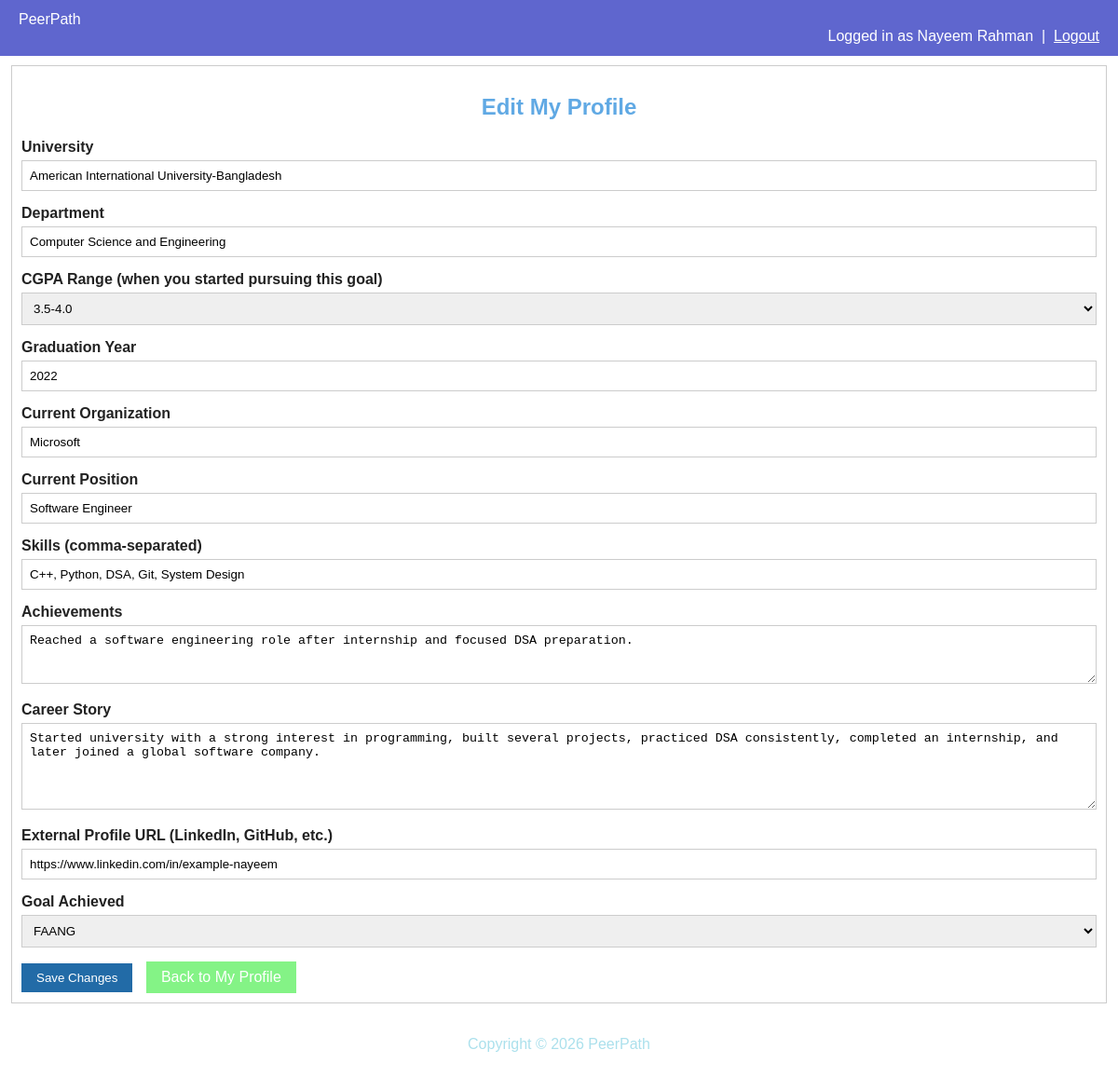
The app's page /mentor_profile_edit.php (signed in) with its own data.
### tables this page shows
CREATE TABLE mentor_profiles (
    user_id              INT PRIMARY KEY,
    university           VARCHAR(150),
    department           VARCHAR(100),
    cgpa_range           ENUM('<2.5','2.5-3.0','3.0-3.5','3.5-4.0'),  
    graduation_year      YEAR,
    current_organization VARCHAR(150),
    current_position     VARCHAR(150),
    skills               VARCHAR(255),
    achievements         TEXT,
    career_story         TEXT,            
    external_profile_url VARCHAR(255),     
    goal_achieved        ENUM('FAANG','MS_Abroad','PhD_Abroad','PhD_Local',
                               'Research','Startup','Government','Other'),
    verification_status  ENUM('pending','verified','rejected') DEFAULT 'pending',
    FOREIGN KEY (user_id) REFERENCES users(user_id) ON DELETE CASCADE
);

### mentor_profile_edit.php (the view, shortened to what this page needs)
<?php
include("db.php");
$userId = $_SESSION["user_id"];
$stmt = mysqli_prepare($conn, "SELECT * FROM mentor_profiles WHERE user_id = ?");
mysqli_stmt_bind_param($stmt, "i", $userId);
mysqli_stmt_execute($stmt);
$current = mysqli_fetch_assoc(mysqli_stmt_get_result($stmt));
$university          = $current["university"];
$department          = $current["department"];
$cgpaRange           = $current["cgpa_range"];
$graduationYear      = $current["graduation_year"];
$currentOrganization = $current["current_organization"];
$currentPosition     = $current["current_position"];
$skills              = $current["skills"];
$achievements        = $current["achievements"];
$careerStory         = $current["career_story"];
$externalProfileUrl  = $current["external_profile_url"];
$goalAchieved        = $current["goal_achieved"];
$cgpaOptions = ["<2.5", "2.5-3.0", "3.0-3.5", "3.5-4.0"];
$goalOptions = ["FAANG", "MS_Abroad", "PhD_Abroad", "PhD_Local", "Research", "Startup", "Government", "Other"];
?>
<!DOCTYPE html>
<html>
<head>
    <link rel="stylesheet" href="style.css">
</head>
<body>
<div class="navbar">
    <div class="nav-links">
        <a href="mentor_dashboard.php">PeerPath</a>
    </div>
    <div class="nav-user">
        Logged in as <?php echo htmlspecialchars($_SESSION["full_name"]); ?>
        &nbsp;|&nbsp;
        <a href="logout.php">Logout</a>
    </div>
</div>
<div class="container">
    <div class="card">
        <h2>Edit My Profile</h2>
        <form method="post">
            <div class="form-group">
                <label>University</label>
                <input type="text" name="university" value="<?php echo htmlspecialchars($university); ?>">
            </div>
            <div class="form-group">
                <label>Department</label>
                <input type="text" name="department" value="<?php echo htmlspecialchars($department); ?>">
            </div>
            <div class="form-group">
                <label>CGPA Range (when you started pursuing this goal)</label>
                <select name="cgpa_range">
                    <?php foreach ($cgpaOptions as $option): ?>
                        <option value="<?php echo $option; ?>" <?php echo ($cgpaRange == $option) ? "selected" : ""; ?>>
                            <?php echo $option; ?>
                        </option>
                    <?php endforeach; ?>
                </select>
            </div>
            <div class="form-group">
                <label>Graduation Year</label>
                <input type="number" name="graduation_year" value="<?php echo htmlspecialchars($graduationYear); ?>">
            </div>
            <div class="form-group">
                <label>Current Organization</label>
                <input type="text" name="current_organization" value="<?php echo htmlspecialchars($currentOrganization); ?>">
            </div>
            <div class="form-group">
                <label>Current Position</label>
                <input type="text" name="current_position" value="<?php echo htmlspecialchars($currentPosition); ?>">
            </div>
            <div class="form-group">
                <label>Skills (comma-separated)</label>
                <input type="text" name="skills" value="<?php echo htmlspecialchars($skills); ?>">
            </div>
            <div class="form-group">
                <label>Achievements</label>
                <textarea name="achievements" rows="3"><?php echo htmlspecialchars($achievements); ?></textarea>
            </div>
            <div class="form-group">
                <label>Career Story</label>
                <textarea name="career_story" rows="5"><?php echo htmlspecialchars($careerStory); ?></textarea>
            </div>
            <div class="form-group">
                <label>External Profile URL (LinkedIn, GitHub, etc.)</label>
                <input type="text" name="external_profile_url" value="<?php echo htmlspecialchars($externalProfileUrl); ?>">
            </div>
            <div class="form-group">
                <label>Goal Achieved</label>
                <select name="goal_achieved">
                    <?php foreach ($goalOptions as $option): ?>
                        <option value="<?php echo $option; ?>" <?php echo ($goalAchieved == $option) ? "selected" : ""; ?>>
                            <?php echo $option; ?>
                        </option>
                    <?php endforeach; ?>
                </select>
            </div>
            <div class="btn-row">
                <input type="submit" value="Save Changes" class="btn">
                <a href="mentor_profile_view.php" class="btn btn-secondary">Back to My Profile</a>
            </div>
        </form>
    </div>
</div>
<p class="site-footer">Copyright &copy; <?php echo date("Y"); ?> PeerPath</p>
</body>
</html>

### style.css (style rules this page uses)
body { font-family: Arial, sans-serif; background-color: #ffffff; color: #222222; margin: 0; }
h1, h2, h3 { text-align: center; color: #60a9e4; }
a { color: #62bad7; }
.container { width: 98%; max-width: 100%; margin: 10px auto; }
.card { background-color: rgb(255, 255, 255); border: 1px solid #cccccc; padding: 10px; margin-bottom: 20px; width: 100%; box-sizing: border-box; overflow: hidden; }
.navbar { overflow: hidden; background-color: #5f66ce; padding: 12px 20px; }
.navbar .nav-links a { color: white; margin-right: 15px; text-decoration: none; }
.navbar .nav-user { color: white; float: right; }
.navbar .nav-user a { color: white; }
.form-group { margin-bottom: 15px; }
.form-group label { display: block; font-weight: bold; margin-bottom: 5px; }
.form-group input, .form-group select, .form-group textarea { width: 100%; padding: 8px; border: 1px solid #cccccc; box-sizing: border-box; }
.btn { display: inline-block; padding: 8px 16px; background-color: #226ba7; color: white; border: none; text-decoration: none; cursor: pointer; }
.btn-secondary { background-color: #84f386; }
.btn-row { margin-top: 10px; }
.btn-row a, .btn-row input { margin-right: 10px; }
.site-footer { text-align: center; padding: 15px; color: #abe0ec; }

### records on screen
mentor_profiles: university "American International University-Bangladesh", department "Computer Science and Engineering", cgpa_range "3.5-4.0", graduation_year "2022", current_organization "Microsoft", current_position "Software Engineer", skills "C++, Python, DSA, Git, System Design", achievements "Reached a software engineering role after internship and focused DSA preparation.", career_story "Started university with a strong interest in programming, built several projects, practiced DSA consistently, completed an internship, and later joined a global software company.", external_profile_url "https://www.linkedin.com/in/example-nayeem", goal_achieved "FAANG"

### other values on screen
$_SESSION["full_name"] "Nayeem Rahman"
